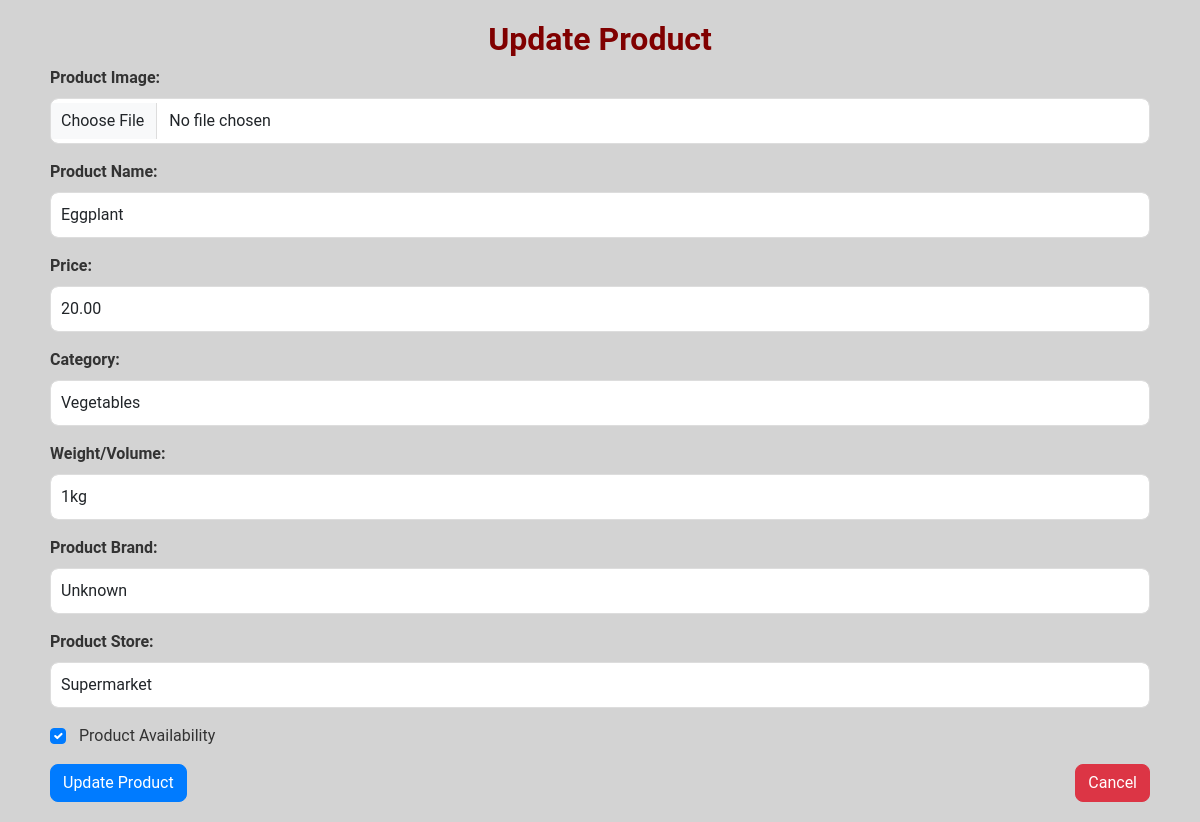
Page /views/adminupdate_product_form.php?Id=71 (signed in) on the committed database.
### tables this page shows
CREATE TABLE `product` (
  `id` int(11) NOT NULL,
  `name` varchar(255) NOT NULL,
  `price` decimal(10,2) NOT NULL,
  `category_id` int(11) NOT NULL,
  `brand` varchar(255) NOT NULL DEFAULT 'Unknown',
  `image` varchar(255) DEFAULT NULL,
  `weight` varchar(50) DEFAULT NULL,
  `available` tinyint(1) DEFAULT 1,
  `purchased` tinyint(1) DEFAULT 0,
  `store` varchar(255) NOT NULL DEFAULT 'Unknown',
  `user_id` int(11) NOT NULL
);

CREATE TABLE `category` (
  `id` int(11) NOT NULL,
  `name` varchar(255) NOT NULL
);

### views/adminupdate_product_form.php (the view, shortened to what this page needs)
<?php
include 'dbconn.php';
if(isset($_GET['Id'])) {
    $product_id = $_GET['Id'];
    $sql = "SELECT * FROM product WHERE id = $product_id";
    $result = $conn->query($sql);
    if ($result->num_rows > 0) {
        $product = $result->fetch_assoc();
    } else {
        echo "Product not found.";
        exit();
    }
} else {
    echo "Product ID not provided.";
    exit();
}
$category_sql = "SELECT id, name FROM category";
$category_result = $conn->query($category_sql);
?>
<!DOCTYPE html>
<html lang="en">
<head>
    <link rel="stylesheet" href="https://cdnjs.cloudflare.com/ajax/libs/font-awesome/5.15.4/css/all.min.css">
    <link href="https://cdn.jsdelivr.net/npm/bootstrap@5.3.2/dist/css/bootstrap.min.css" rel="stylesheet">
    <link rel="stylesheet" href="css/edit_form.css">
</head>
<body>
    <div class="container">
            <div class="card-header text-center">
                <h2>Update Product</h2>
            </div>
            <div class="card-body">
                <form action="<?php echo htmlspecialchars($_SERVER["PHP_SELF"]) . "?Id=" . $product_id; ?>" method="post" enctype="multipart/form-data">
                    <?php if (!empty($product['image'])): ?>
                        <div class="mb-3">
                        <label for="image" class="form-label">Product Image:</label>
                        <input type="file" id="image" name="image" class="form-control" onchange="previewImage(event)">
                    </div>
                    <?php endif; ?>
                    <div class="mb-3">
                        <label for="name" class="form-label">Product Name:</label>
                        <input type="text" id="name" name="name" class="form-control" value="<?php echo htmlspecialchars($product['name']); ?>" required>
                    </div>
                    <div class="mb-3">
                        <label for="price" class="form-label">Price:</label>
                        <input type="number" id="price" name="price" class="form-control" value="<?php echo htmlspecialchars($product['price']); ?>" required>
                    </div>
                    <div class="mb-3">
                    <label for="category_id" class="form-label">Category:</label>
                    <select id="category_id" name="category_id" class="form-control" required>
                        <?php while ($category = $category_result->fetch_assoc()): ?>
                            <option value="<?php echo htmlspecialchars($category['id']); ?>"
                                    <?php if ($product['category_id'] == $category['id']) echo 'selected'; ?>>
                                <?php echo htmlspecialchars($category['name']); ?>
                            </option>
                        <?php endwhile; ?>
                    </select>
                </div>
                <div class="mb-3">
                        <label for="weight" class="form-label">Weight/Volume:</label>
                        <input type="text" id="weight" name="weight" class="form-control" value="<?php echo htmlspecialchars($product['weight']); ?>" required>
                    </div>
                    <div class="mb-3">
                        <label for="brand" class="form-label">Product Brand:</label>
                        <input type="text" id="brand" name="brand" class="form-control" value="<?php echo htmlspecialchars($product['brand']); ?>" required>
                    </div>
                    <div class="mb-3">
                        <label for="store" class="form-label">Product Store:</label>
                        <input type="text" id="store" name="store" class="form-control" value="<?php echo htmlspecialchars($product['store']); ?>" required>
                    </div>
                    <div class="mb-3 form-check">
                        <input type="checkbox" id="available" name="available" class="form-check-input" <?php if ($product['available']) echo "checked"; ?>>
                        <label for="available" class="form-check-label">Product Availability</label>
                    </div>
                    <div class="d-flex justify-content-between">
                        <button type="submit" class="btn btn-custom">Update Product</button>
                        <a href="addproductlist.php" class="btn btn-cancel">Cancel</a>
                    </div>
                </form>
            </div>
        </div>
</body>
</html>

### views/css/edit_form.css (style rules this page uses)
body { background-color: lightgray; font-family: 'Roboto', sans-serif; color: #333; }
.container { padding: 20px; }
.card-header h2 { font-weight: bold; color: maroon; }
.form-label { font-weight: bold; color: #333; }
.form-control { border-radius: 8px; border: 1px solid #ddd; padding: 10px; }
.btn-custom { background-color: #007bff; border-color: #007bff; color: #fff; border-radius: 8px; transition: all 0.3s; }
.btn-cancel { background-color: #dc3545; border-color: #dc3545; color: #fff; border-radius: 8px; transition: all 0.3s; }
.form-check-input:checked { background-color: #007bff; border-color: #007bff; }
.form-check-label { margin-left: 5px; font-size: 16px; }

### rows in the picture
product: name "Eggplant", price "20.00", category_id "Vegetables", weight "1kg", brand "Unknown", store "Supermarket", available "☑"
